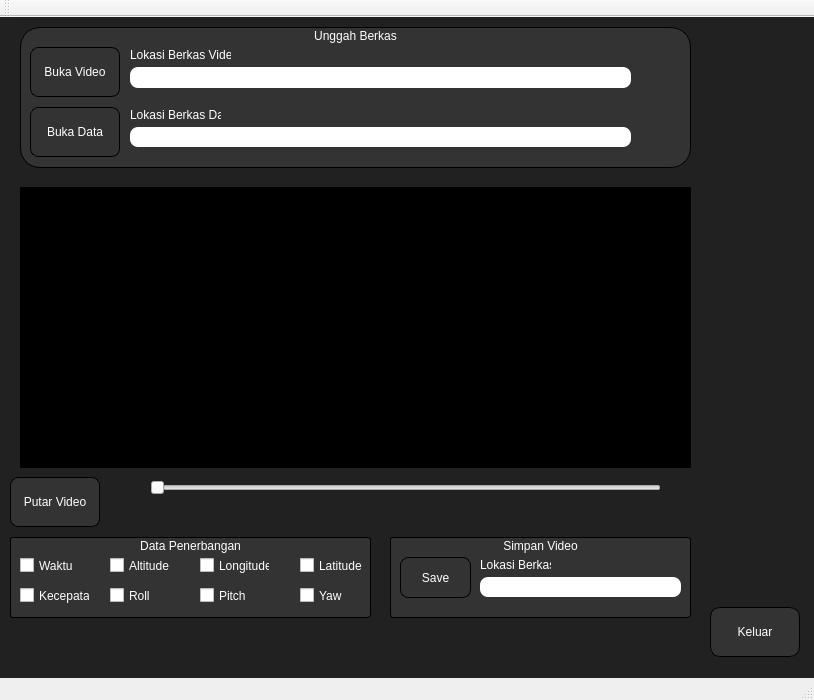
<?xml version="1.0" encoding="UTF-8"?>
<ui version="4.0">
 <class>MainWindow</class>
 <widget class="QMainWindow" name="MainWindow">
  <property name="geometry">
   <rect>
    <x>0</x>
    <y>0</y>
    <width>814</width>
    <height>700</height>
   </rect>
  </property>
  <property name="sizePolicy">
   <sizepolicy hsizetype="Fixed" vsizetype="Fixed">
    <horstretch>0</horstretch>
    <verstretch>0</verstretch>
   </sizepolicy>
  </property>
  <property name="minimumSize">
   <size>
    <width>800</width>
    <height>700</height>
   </size>
  </property>
  <property name="windowTitle">
   <string>MainWindow</string>
  </property>
  <property name="styleSheet">
   <string notr="true">#centralWidget { background:rgba(0,0,0,220);}
</string>
  </property>
  <widget class="QWidget" name="centralWidget">
   <widget class="QLabel" name="label">
    <property name="geometry">
     <rect>
      <x>20</x>
      <y>170</y>
      <width>671</width>
      <height>281</height>
     </rect>
    </property>
    <property name="styleSheet">
     <string notr="true">QLabel
{
background-color: #000000;

}</string>
    </property>
    <property name="text">
     <string/>
    </property>
   </widget>
   <widget class="QPushButton" name="pushButton_2">
    <property name="geometry">
     <rect>
      <x>10</x>
      <y>460</y>
      <width>90</width>
      <height>50</height>
     </rect>
    </property>
    <property name="sizePolicy">
     <sizepolicy hsizetype="Fixed" vsizetype="Fixed">
      <horstretch>0</horstretch>
      <verstretch>0</verstretch>
     </sizepolicy>
    </property>
    <property name="minimumSize">
     <size>
      <width>90</width>
      <height>50</height>
     </size>
    </property>
    <property name="styleSheet">
     <string notr="true">QPushButton
{
color: white;
background-color: #333333;
border-width: 0px;
border-radius: 8px;
border: 1px solid;
}</string>
    </property>
    <property name="text">
     <string>Putar Video</string>
    </property>
    <property name="icon">
     <iconset resource="icons.qrc">
      <normaloff>:/icons/icon_control_paly.png</normaloff>:/icons/icon_control_paly.png</iconset>
    </property>
    <property name="iconSize">
     <size>
      <width>23</width>
      <height>23</height>
     </size>
    </property>
   </widget>
   <widget class="QGroupBox" name="groupBox">
    <property name="geometry">
     <rect>
      <x>20</x>
      <y>10</y>
      <width>671</width>
      <height>141</height>
     </rect>
    </property>
    <property name="styleSheet">
     <string notr="true">QGroupBox
{
color: white;
background-color: #333333;
border-width: 0px;
border-radius: 20px;
 border: 1px solid black;
}</string>
    </property>
    <property name="title">
     <string>Unggah Berkas</string>
    </property>
    <property name="alignment">
     <set>Qt::AlignCenter</set>
    </property>
    <widget class="QPushButton" name="pushButton_3">
     <property name="geometry">
      <rect>
       <x>10</x>
       <y>80</y>
       <width>90</width>
       <height>50</height>
      </rect>
     </property>
     <property name="sizePolicy">
      <sizepolicy hsizetype="Fixed" vsizetype="Fixed">
       <horstretch>0</horstretch>
       <verstretch>0</verstretch>
      </sizepolicy>
     </property>
     <property name="minimumSize">
      <size>
       <width>90</width>
       <height>50</height>
      </size>
     </property>
     <property name="styleSheet">
      <string notr="true">QPushButton
{
color: white;
background-color: #333333;
border-width: 0px;
border-radius: 8px;
border: 1px solid;
}</string>
     </property>
     <property name="text">
      <string>Buka Data</string>
     </property>
     <property name="icon">
      <iconset resource="icons.qrc">
       <normaloff>:/icons/icon_folder.png</normaloff>:/icons/icon_folder.png</iconset>
     </property>
     <property name="iconSize">
      <size>
       <width>23</width>
       <height>23</height>
      </size>
     </property>
    </widget>
    <widget class="QPushButton" name="pushButton">
     <property name="geometry">
      <rect>
       <x>10</x>
       <y>20</y>
       <width>90</width>
       <height>50</height>
      </rect>
     </property>
     <property name="sizePolicy">
      <sizepolicy hsizetype="Fixed" vsizetype="Fixed">
       <horstretch>0</horstretch>
       <verstretch>0</verstretch>
      </sizepolicy>
     </property>
     <property name="minimumSize">
      <size>
       <width>90</width>
       <height>50</height>
      </size>
     </property>
     <property name="styleSheet">
      <string notr="true">QPushButton
{
color: white;
background-color: #333333;
border-width: 0px;
border-radius: 8px;
border: 1px solid;
}</string>
     </property>
     <property name="text">
      <string>Buka Video</string>
     </property>
     <property name="icon">
      <iconset resource="icons.qrc">
       <normaloff>:/icons/icon_folder.png</normaloff>:/icons/icon_folder.png</iconset>
     </property>
     <property name="iconSize">
      <size>
       <width>23</width>
       <height>23</height>
      </size>
     </property>
    </widget>
    <widget class="QLabel" name="label_2">
     <property name="geometry">
      <rect>
       <x>110</x>
       <y>20</y>
       <width>101</width>
       <height>16</height>
      </rect>
     </property>
     <property name="styleSheet">
      <string notr="true">color :white;</string>
     </property>
     <property name="text">
      <string>&lt;html&gt;&lt;head/&gt;&lt;body&gt;&lt;p&gt;Lokasi Berkas Video&lt;/p&gt;&lt;/body&gt;&lt;/html&gt;</string>
     </property>
    </widget>
    <widget class="QLineEdit" name="lineEdit">
     <property name="geometry">
      <rect>
       <x>110</x>
       <y>40</y>
       <width>501</width>
       <height>21</height>
      </rect>
     </property>
     <property name="styleSheet">
      <string notr="true">border-radius: 8px;</string>
     </property>
    </widget>
    <widget class="QLabel" name="label_3">
     <property name="geometry">
      <rect>
       <x>110</x>
       <y>80</y>
       <width>91</width>
       <height>16</height>
      </rect>
     </property>
     <property name="styleSheet">
      <string notr="true">color :white;</string>
     </property>
     <property name="text">
      <string>Lokasi Berkas Data</string>
     </property>
    </widget>
    <widget class="QLineEdit" name="lineEdit_2">
     <property name="geometry">
      <rect>
       <x>110</x>
       <y>100</y>
       <width>501</width>
       <height>20</height>
      </rect>
     </property>
     <property name="styleSheet">
      <string notr="true">border-radius: 8px;</string>
     </property>
    </widget>
   </widget>
   <widget class="QPushButton" name="pushButton_4">
    <property name="geometry">
     <rect>
      <x>710</x>
      <y>590</y>
      <width>90</width>
      <height>50</height>
     </rect>
    </property>
    <property name="sizePolicy">
     <sizepolicy hsizetype="Fixed" vsizetype="Fixed">
      <horstretch>0</horstretch>
      <verstretch>0</verstretch>
     </sizepolicy>
    </property>
    <property name="minimumSize">
     <size>
      <width>90</width>
      <height>50</height>
     </size>
    </property>
    <property name="styleSheet">
     <string notr="true">QPushButton
{
color: white;
background-color: #333333;
border-width: 0px;
border-radius: 10px;
border: 1px solid;
}</string>
    </property>
    <property name="text">
     <string>Keluar</string>
    </property>
    <property name="icon">
     <iconset resource="icons.qrc">
      <normaloff>:/icons/exit.png</normaloff>:/icons/exit.png</iconset>
    </property>
    <property name="iconSize">
     <size>
      <width>23</width>
      <height>23</height>
     </size>
    </property>
   </widget>
   <widget class="QSlider" name="horizontalSlider">
    <property name="geometry">
     <rect>
      <x>150</x>
      <y>460</y>
      <width>511</width>
      <height>22</height>
     </rect>
    </property>
    <property name="styleSheet">
     <string notr="true"/>
    </property>
    <property name="orientation">
     <enum>Qt::Horizontal</enum>
    </property>
   </widget>
   <widget class="QLabel" name="label_4">
    <property name="geometry">
     <rect>
      <x>110</x>
      <y>460</y>
      <width>41</width>
      <height>16</height>
     </rect>
    </property>
    <property name="styleSheet">
     <string notr="true">color :white;</string>
    </property>
    <property name="text">
     <string/>
    </property>
   </widget>
   <widget class="QLabel" name="label_5">
    <property name="geometry">
     <rect>
      <x>670</x>
      <y>460</y>
      <width>41</width>
      <height>16</height>
     </rect>
    </property>
    <property name="styleSheet">
     <string notr="true">color :white;</string>
    </property>
    <property name="text">
     <string/>
    </property>
   </widget>
   <widget class="QGroupBox" name="groupBox_2">
    <property name="geometry">
     <rect>
      <x>10</x>
      <y>520</y>
      <width>361</width>
      <height>81</height>
     </rect>
    </property>
    <property name="styleSheet">
     <string notr="true">QGroupBox
{
color: white;
background-color: #333333;
border-width: 0px;
border-radius: 3px;
 border: 1px solid black;
}
</string>
    </property>
    <property name="title">
     <string>Data Penerbangan</string>
    </property>
    <property name="alignment">
     <set>Qt::AlignCenter</set>
    </property>
    <widget class="QCheckBox" name="checkBox">
     <property name="geometry">
      <rect>
       <x>10</x>
       <y>20</y>
       <width>70</width>
       <height>17</height>
      </rect>
     </property>
     <property name="styleSheet">
      <string notr="true">QCheckBox{color:white;}</string>
     </property>
     <property name="text">
      <string>Waktu</string>
     </property>
    </widget>
    <widget class="QCheckBox" name="checkBox_2">
     <property name="geometry">
      <rect>
       <x>10</x>
       <y>50</y>
       <width>70</width>
       <height>17</height>
      </rect>
     </property>
     <property name="styleSheet">
      <string notr="true">QCheckBox{color:white;}</string>
     </property>
     <property name="text">
      <string>Kecepatan</string>
     </property>
    </widget>
    <widget class="QCheckBox" name="checkBox_3">
     <property name="geometry">
      <rect>
       <x>100</x>
       <y>20</y>
       <width>70</width>
       <height>17</height>
      </rect>
     </property>
     <property name="styleSheet">
      <string notr="true">QCheckBox{color:white;}</string>
     </property>
     <property name="text">
      <string>Altitude</string>
     </property>
    </widget>
    <widget class="QCheckBox" name="checkBox_4">
     <property name="geometry">
      <rect>
       <x>190</x>
       <y>20</y>
       <width>70</width>
       <height>17</height>
      </rect>
     </property>
     <property name="styleSheet">
      <string notr="true">QCheckBox{color:white;}</string>
     </property>
     <property name="text">
      <string>Longitude</string>
     </property>
    </widget>
    <widget class="QCheckBox" name="checkBox_5">
     <property name="geometry">
      <rect>
       <x>290</x>
       <y>20</y>
       <width>70</width>
       <height>17</height>
      </rect>
     </property>
     <property name="styleSheet">
      <string notr="true">QCheckBox{color:white;}</string>
     </property>
     <property name="text">
      <string>Latitude</string>
     </property>
    </widget>
    <widget class="QCheckBox" name="checkBox_6">
     <property name="geometry">
      <rect>
       <x>100</x>
       <y>50</y>
       <width>70</width>
       <height>17</height>
      </rect>
     </property>
     <property name="styleSheet">
      <string notr="true">QCheckBox{color:white;}</string>
     </property>
     <property name="text">
      <string>Roll</string>
     </property>
    </widget>
    <widget class="QCheckBox" name="checkBox_7">
     <property name="geometry">
      <rect>
       <x>190</x>
       <y>50</y>
       <width>70</width>
       <height>17</height>
      </rect>
     </property>
     <property name="styleSheet">
      <string notr="true">QCheckBox{color:white;}</string>
     </property>
     <property name="text">
      <string>Pitch</string>
     </property>
    </widget>
    <widget class="QCheckBox" name="checkBox_8">
     <property name="geometry">
      <rect>
       <x>290</x>
       <y>50</y>
       <width>70</width>
       <height>17</height>
      </rect>
     </property>
     <property name="styleSheet">
      <string notr="true">QCheckBox{color:white;}</string>
     </property>
     <property name="text">
      <string>Yaw</string>
     </property>
    </widget>
   </widget>
   <widget class="QGroupBox" name="groupBox_3">
    <property name="geometry">
     <rect>
      <x>390</x>
      <y>520</y>
      <width>301</width>
      <height>81</height>
     </rect>
    </property>
    <property name="styleSheet">
     <string notr="true">QGroupBox
{
color: white;
background-color: #333333;
border-width: 0px;
border-radius: 3px;
 border: 1px solid black;
}
</string>
    </property>
    <property name="title">
     <string>Simpan Video</string>
    </property>
    <property name="alignment">
     <set>Qt::AlignCenter</set>
    </property>
    <widget class="QPushButton" name="pushButton_5">
     <property name="geometry">
      <rect>
       <x>10</x>
       <y>20</y>
       <width>71</width>
       <height>41</height>
      </rect>
     </property>
     <property name="sizePolicy">
      <sizepolicy hsizetype="Fixed" vsizetype="Fixed">
       <horstretch>0</horstretch>
       <verstretch>0</verstretch>
      </sizepolicy>
     </property>
     <property name="minimumSize">
      <size>
       <width>70</width>
       <height>30</height>
      </size>
     </property>
     <property name="styleSheet">
      <string notr="true">QPushButton
{
color: white;
background-color: #333333;
border-width: 0px;
border-radius: 8px;
border: 1px solid;
}</string>
     </property>
     <property name="text">
      <string>Save</string>
     </property>
     <property name="icon">
      <iconset resource="icons.qrc">
       <normaloff>:/icons/icon_save.png</normaloff>:/icons/icon_save.png</iconset>
     </property>
     <property name="iconSize">
      <size>
       <width>23</width>
       <height>23</height>
      </size>
     </property>
    </widget>
    <widget class="QLineEdit" name="lineEdit_3">
     <property name="geometry">
      <rect>
       <x>90</x>
       <y>40</y>
       <width>201</width>
       <height>20</height>
      </rect>
     </property>
     <property name="styleSheet">
      <string notr="true">border-radius: 8px;</string>
     </property>
    </widget>
    <widget class="QLabel" name="label_6">
     <property name="geometry">
      <rect>
       <x>90</x>
       <y>20</y>
       <width>71</width>
       <height>16</height>
      </rect>
     </property>
     <property name="styleSheet">
      <string notr="true">color :white;</string>
     </property>
     <property name="text">
      <string>Lokasi Berkas</string>
     </property>
    </widget>
   </widget>
  </widget>
  <widget class="QMenuBar" name="menuBar">
   <property name="geometry">
    <rect>
     <x>0</x>
     <y>0</y>
     <width>814</width>
     <height>21</height>
    </rect>
   </property>
  </widget>
  <widget class="QToolBar" name="mainToolBar">
   <attribute name="toolBarArea">
    <enum>TopToolBarArea</enum>
   </attribute>
   <attribute name="toolBarBreak">
    <bool>false</bool>
   </attribute>
  </widget>
  <widget class="QStatusBar" name="statusBar"/>
 </widget>
 <layoutdefault spacing="6" margin="11"/>
 <resources>
  <include location="icons.qrc"/>
 </resources>
 <connections/>
</ui>
